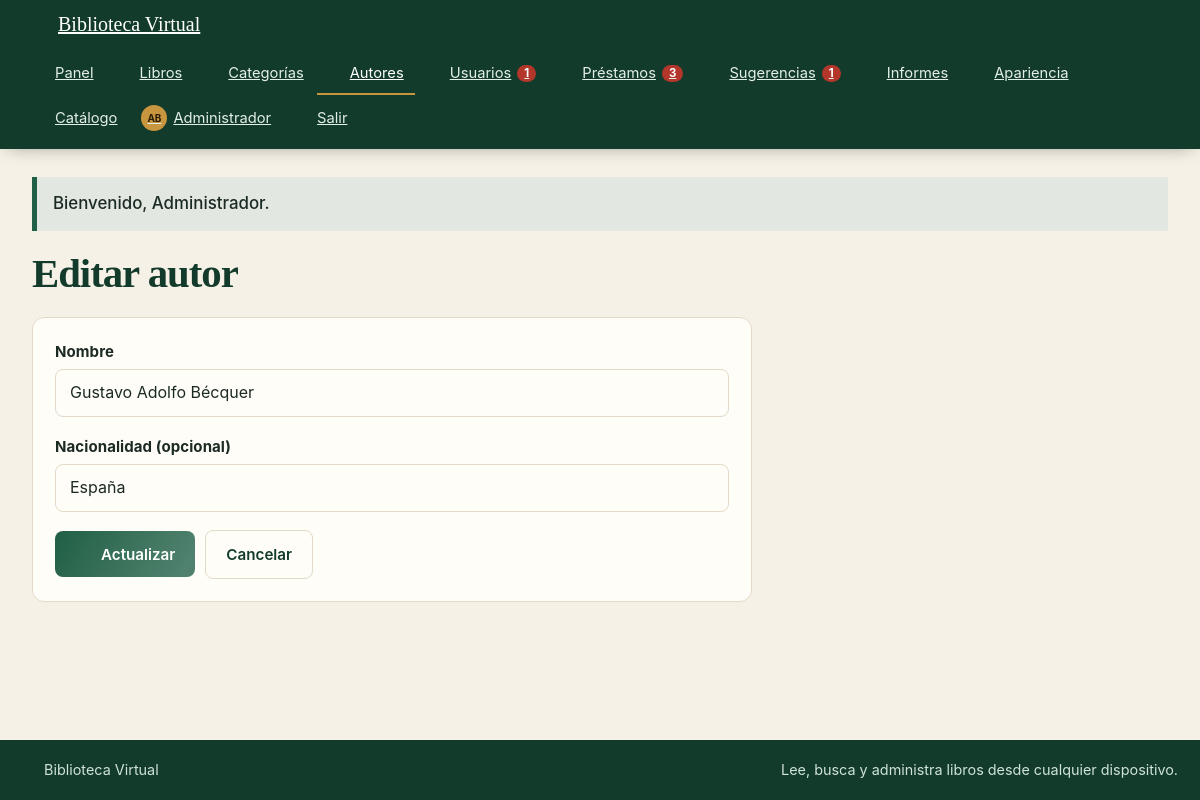
Page /autor_form.php?id=1 (signed in) on the committed database.
### tables this page shows
CREATE TABLE usuarios (
  id INT NOT NULL AUTO_INCREMENT,
  nombre VARCHAR(80) NOT NULL,
  apellido VARCHAR(80) NOT NULL,
  correo VARCHAR(120) NOT NULL,
  telefono VARCHAR(20) NOT NULL,
  fecha_nacimiento DATE NOT NULL,
  clave VARCHAR(255) NOT NULL,
  rol ENUM('admin','bibliotecario','lector') NOT NULL DEFAULT 'lector',
  activo TINYINT(1) NOT NULL DEFAULT 1,
  foto VARCHAR(80) DEFAULT NULL,
  tema ENUM('auto','claro','oscuro') NOT NULL DEFAULT 'auto',
  edad_editable TINYINT(1) NOT NULL DEFAULT 0,
  cambiar_clave TINYINT(1) NOT NULL DEFAULT 0,
  creado_en TIMESTAMP NOT NULL DEFAULT CURRENT_TIMESTAMP,
  PRIMARY KEY (id),
  UNIQUE KEY uq_usuarios_correo (correo)
);

CREATE TABLE autores (
  id INT NOT NULL AUTO_INCREMENT,
  nombre VARCHAR(100) NOT NULL,
  nacionalidad VARCHAR(60) DEFAULT NULL,
  PRIMARY KEY (id),
  UNIQUE KEY uq_autores_nombre (nombre)
);

### autor_form.php (the view, shortened to what this page needs)
<?php
require_once 'seguridad.php';
exigir_admin();
$cn = db();
$id = (int)(isset($_REQUEST['id']) ? $_REQUEST['id'] : 0);
$d = array('nombre' => '', 'nacionalidad' => '');
if ($id > 0) {
    $actual = fila($cn, 'SELECT nombre, nacionalidad FROM autores WHERE id = ?', 'i', array($id));
    $d = array('nombre' => $actual['nombre'], 'nacionalidad' => (string)$actual['nacionalidad']);
}
$titulo = $id > 0 ? 'Editar autor' : 'Nuevo autor';
require 'cabecera.php';
?>
<h1><?php echo e($titulo); ?></h1>
<form class="formulario panel" method="post">
  <div><label for="nombre">Nombre</label><input id="nombre" type="text" name="nombre" required maxlength="100" value="<?php echo e($d['nombre']); ?>"></div>
  <div><label for="nacionalidad">Nacionalidad (opcional)</label><input id="nacionalidad" type="text" name="nacionalidad" maxlength="60" value="<?php echo e($d['nacionalidad']); ?>"></div>
  <div class="acciones"><button class="btn" type="submit"><?php echo icono('check', 18); ?> <?php echo $id > 0 ? 'Actualizar' : 'Guardar'; ?></button><a class="btn btn-claro" href="autores.php">Cancelar</a></div>
</form>
<?php require 'pie.php'; ?>

### seguridad.php (shortened to what this page needs)
<?php
function e($v) {
    return htmlspecialchars((string)$v, ENT_QUOTES, 'UTF-8');
}
function logueado() {
    return !empty($_SESSION['usuario_id']);
}
function consulta($cn, $sql, $tipos = '', $params = array()) {
    $st = $cn->prepare($sql);
    if ($tipos !== '') {
        $args = array($tipos);
        foreach ($params as $k => $v) { $args[] = &$params[$k]; }
        call_user_func_array(array($st, 'bind_param'), $args);
    }
    $st->execute();
    $filas = array();
    $meta = $st->result_metadata();
    if ($meta) {
        if (method_exists($st, 'get_result')) {
            $r = $st->get_result();
            while ($f = $r->fetch_assoc()) { $filas[] = $f; }
        }
    }
    return $filas;
}
function fila($cn, $sql, $tipos = '', $params = array()) {
    $f = consulta($cn, $sql, $tipos, $params);
    return $f ? $f[0] : null;
}
function usuario_actual() {
    static $u = false;
    if ($u === false) {
        $u = null;
        if (logueado()) {
            $u = fila(db(), 'SELECT id, nombre, apellido, rol, activo, foto, tema, cambiar_clave FROM usuarios WHERE id = ?', 'i', array((int)$_SESSION['usuario_id']));
        }
    }
    return $u;
}
function exigir_login() {
    $u = usuario_actual();
}
function exigir_admin() {
    exigir_login();
}
function avatar_html($u, $tam = 34) {
    $nombre = isset($u['nombre']) ? $u['nombre'] : '?';
    $apellido = isset($u['apellido']) ? $u['apellido'] : '';
    $ini = mb_strtoupper(mb_substr($nombre, 0, 1) . mb_substr($apellido, 0, 1));
    return '<span class="avatar avatar-ini" style="width:' . (int)$tam . 'px;height:' . (int)$tam . 'px;font-size:' . (int)($tam * 0.4) . 'px">' . e($ini) . '</span>';
}
function icono($nombre, $tam = 18) {
    $trazo = isset($p[$nombre]) ? $p[$nombre] : $p['libro'];
    return '<svg class="ico" width="' . (int)$tam . '" height="' . (int)$tam . '" viewBox="0 0 24 24" fill="none" stroke="currentColor" stroke-width="2" stroke-linecap="round" stroke-linejoin="round" aria-hidden="true">' . $trazo . '</svg>';
}

### estilos.css (style rules this page uses)
:root { --primario:#1f5f46;--acento:#c8963e;--fondo-personalizado:#f6f1e6;--fondo-osc-personalizado:#101a16;--fondo:var(--fondo-personalizado);--fondo-osc:var(--fondo-osc-personalizado);--papel:#fffdf8;--texto:#1c2a24;--suave:#6a736e;--borde:#e3dac8;--primario-osc:#133d2d;--primario-cl:#e6f1ea;--acento-osc:#a47521;--rojo:#b3362b;--rojo-cl:#fbe6e3;--azul:#245a8d;--azul-cl:#e3eef8;--amarillo-cl:#fff3d6;--sombra:0 10px 30px -14px rgba(19,61,45,.35);--fs:1rem;--radio:0 }
* { box-sizing:border-box }
html { scroll-behavior:smooth;-webkit-text-size-adjust:100%;text-size-adjust:100% }
body { margin:0;font-family:"Segoe UI",Roboto,Helvetica,Arial,sans-serif;background:var(--fondo);color:var(--texto);line-height:1.55;min-height:100vh;min-height:100dvh;display:flex;flex-direction:column;font-size:var(--fs);overflow-wrap:anywhere }
img,svg { max-width:100% }
a { color:var(--primario) }
h1,h2,h3 { font-family:Georgia,"Times New Roman",serif;line-height:1.2;margin:0 0 .5em;color:var(--primario-osc);font-size:revert }
h1 { font-size:clamp(1.5rem,1.1rem + 1.6vw,2.2rem) }
.ico { vertical-align:-3px;flex:none }
.avatar { border-radius:50%;object-fit:cover;vertical-align:middle;flex:none }
.avatar-ini { display:inline-flex;align-items:center;justify-content:center;background:var(--acento);color:#2b1d03;font-weight:700 }
.btn { display:inline-flex;align-items:center;justify-content:center;gap:8px;border:0;border-radius:0;background:var(--primario);color:#fff!important;padding:11px 20px;font-size:.95rem;font-weight:600;cursor:pointer;position:relative;overflow:hidden;isolation:isolate;text-decoration:none;font-family:inherit;min-height:40px;transition:transform .25s ease,box-shadow .25s ease,filter .25s ease,background-position .45s ease }
.btn::after { content:"";position:absolute;top:0;bottom:0;left:-80%;width:50%;background:linear-gradient(110deg,transparent,rgba(255,255,255,.5),transparent);transform:skewX(-20deg);transition:left .55s ease;pointer-events:none }
.btn-claro { background:var(--papel);color:var(--primario-osc)!important;border:1px solid var(--borde) }
.panel { background:var(--papel);border:1px solid var(--borde);padding:clamp(14px,3vw,22px);margin-bottom:22px }
label { display:block;font-weight:600;font-size:.9rem;margin-bottom:4px }
input[type=text],input[type=email],input[type=password],input[type=number],input[type=date],input[type=search],input[type=file],select,textarea { width:100%;padding:10px 12px;border:1px solid var(--borde);background:var(--papel);color:var(--texto);font-size:1rem;font-family:inherit;border-radius:0;transition:border-color .2s,box-shadow .2s;min-height:42px }
.formulario { display:grid;gap:16px;max-width:720px }
.acciones { display:flex;gap:10px;flex-wrap:wrap;align-items:center }
:root { --fuente-cuerpo:"Inter","Segoe UI",Roboto,Helvetica,Arial,sans-serif; --fuente-titulos:"Georgia","Times New Roman",serif; --texto-xs:clamp(.74rem,.7rem + .12vw,.82rem); --texto-sm:clamp(.86rem,.82rem + .16vw,.94rem); --texto-base:clamp(.96rem,.92rem + .18vw,1.06rem); --texto-lg:clamp(1.12rem,1.02rem + .42vw,1.32rem); --texto-xl:clamp(1.38rem,1.18rem + .8vw,1.85rem); --texto-2xl:clamp(1.8rem,1.35rem + 1.6vw,2.65rem); --texto-3xl:clamp(2.25rem,1.55rem + 2.8vw,3.65rem); }
body { font-family:var(--fuente-cuerpo);font-size:var(--texto-base);line-height:1.65 }
h1 { font-size:var(--texto-2xl);line-height:1.12;letter-spacing:-.025em }
label { font-size:var(--texto-sm);font-weight:700;letter-spacing:.005em }
.formulario { gap:18px }
.formulario>div,.formulario .doble>div { min-width:0 }
input[type=text],input[type=email],input[type=password],input[type=number],input[type=date],input[type=search],input[type=file],select,textarea { border-radius:8px;min-height:48px;padding:12px 14px;line-height:1.35 }
.btn { border-radius:8px;min-height:46px }
.panel,.tarjeta-libro,.dato,.franja-datos,.destacado-editorial { border-radius:12px }

### rows in the picture
usuarios: ini "AB"
autores: nombre "Gustavo Adolfo Bécquer", nacionalidad "España"

### other values in the picture
$cab_cfg['nombre_sitio'] "Biblioteca Virtual"
$cab_item[1] "Panel"
$cab_item[1] "Libros"
$cab_item[1] "Categorías"
$cab_item[1] "Autores"
$cab_item[1] "Usuarios"
$cab_item[4] "1"
$cab_item[1] "Préstamos"
$cab_item[4] "3"
$cab_item[1] "Sugerencias"
$cab_item[1] "Informes"
$cab_item[1] "Apariencia"
$cab_item[1] "Catálogo"
$_SESSION['nombre'] "Administrador"
$_SESSION['flash'][1] "Bienvenido, Administrador."
